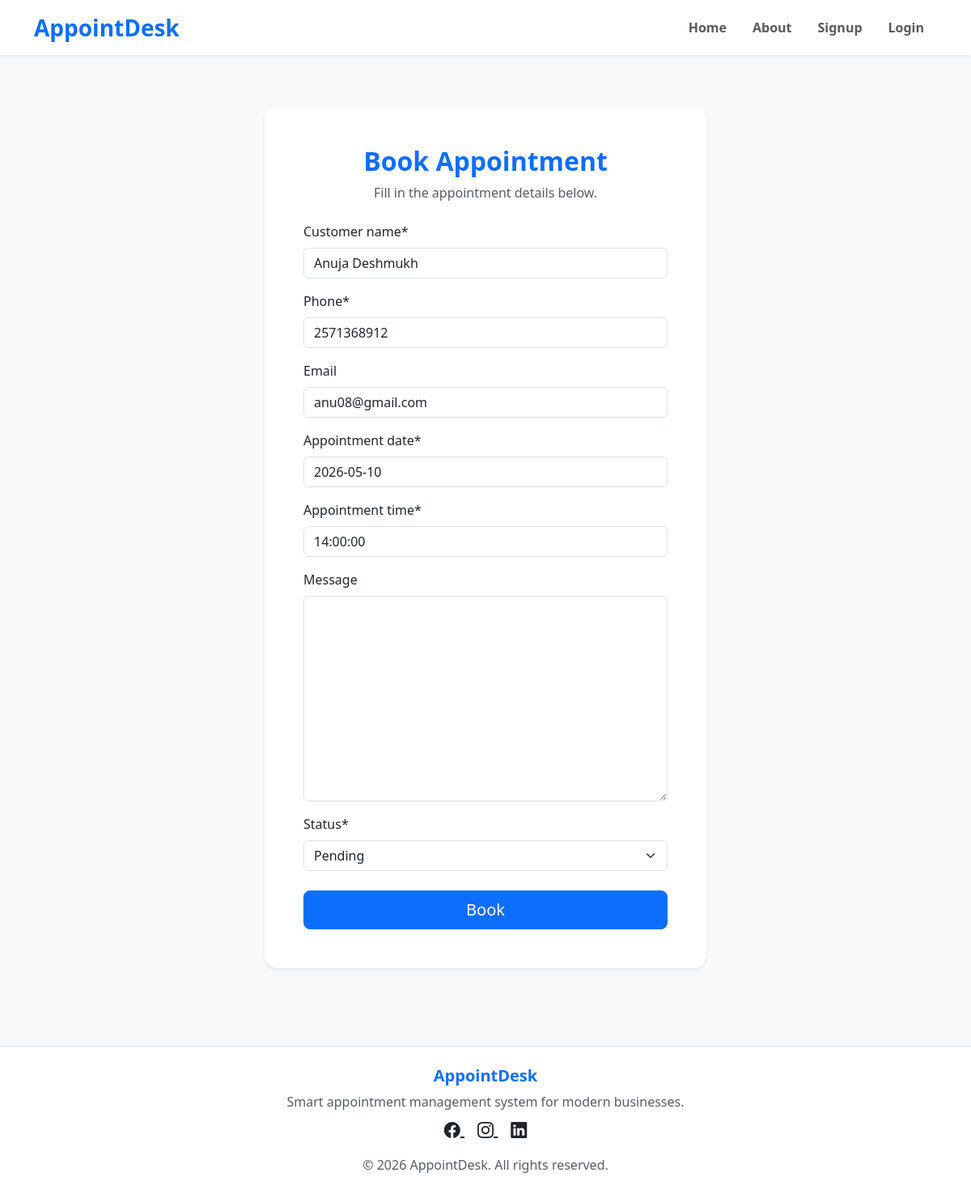
Page /appointments/update/3/ on the committed database.
### appointment/models.py (models this page shows, shortened)
class Appointment(models.Model):
    STATUS_CHOICES = (
        ('Pending', 'Pending'),
        ('Completed', 'Completed'),
        ('Cancelled', 'Cancelled'),
    )
    user = models.ForeignKey(User, on_delete=models.CASCADE)
    customer_name = models.CharField(max_length=200)
    phone = models.CharField(max_length=15)
    email = models.EmailField(blank=True, null=True)
    appointment_date = models.DateField()
    appointment_time = models.TimeField()
    message = models.TextField(blank=True, null=True)
    status = models. CharField(
        max_length=20,
        choices= STATUS_CHOICES,
        default='Pending'
    )
    book_at = models.DateTimeField(auto_now_add=True)
    update_at = models.DateTimeField(auto_now_add=True)

### appointment/views.py (the view)
# urls.py: path('appointments/update/<id>/',update_view),
def update_view(request, id):
    appointment = Appointment.objects.get(id=id)
    form = AppointmentForm(instance=appointment)
    if request.method == 'POST':
        form = AppointmentForm(request.POST,instance=appointment)
        if form.is_valid():
            form.save()
            return redirect('/appointments/')
    template_name = 'appointment/add_appointment.html'
    context = {'form': form}
    return render(request, template_name, context)

### appointment/form.py
class AppointmentForm(forms.ModelForm):
    class Meta:
        model = Appointment
        fields = "__all__"
        exclude = ['user']

### templates/appointment/add_appointment.html (shortened to what this page needs)
{% extends 'base.html' %}
{% load crispy_forms_tags %}
{% block content %}
<section class="py-5 bg-light">
    <div class="container">
        <div class="row justify-content-center">
            <div class="col-md-8 col-lg-6">
                <div class="card border-0 shadow-sm rounded-4">
                    <div class="card-body p-5">
                        <div class="text-center mb-4">
                            <h2 class="fw-bold text-primary">
                                Book Appointment
                            </h2>
                            <p class="text-muted">
                                Fill in the appointment details below.
                            </p>
                        </div>
                        <form method="post">
                            {{ form|crispy }}
                            <div class="d-grid mt-4">
                                <button class="btn btn-primary btn-lg">
                                    Book
                                </button>
                            </div>
                        </form>
                    </div>
                </div>
            </div>
        </div>
    </div>
</section>
{% endblock %}

### rows in the picture
Appointment: customer_name "Anuja Deshmukh", phone "2571368912", email "anu08@gmail.com", appointment_date "2026-05-10", appointment_time "14:00:00", status "Pending"
